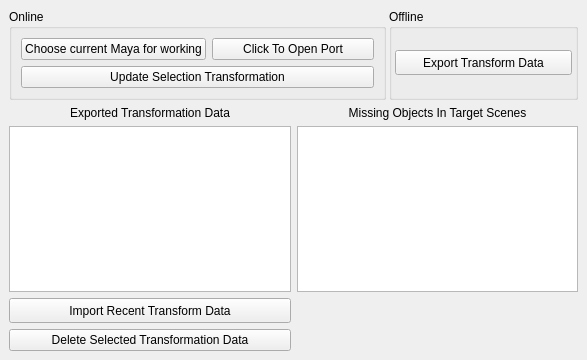
<?xml version="1.0" encoding="UTF-8"?>
<ui version="4.0">
 <class>MainWindow</class>
 <widget class="QMainWindow" name="MainWindow">
  <property name="geometry">
   <rect>
    <x>0</x>
    <y>0</y>
    <width>587</width>
    <height>360</height>
   </rect>
  </property>
  <property name="windowTitle">
   <string>MainWindow</string>
  </property>
  <widget class="QWidget" name="centralwidget">
   <layout class="QGridLayout" name="gridLayout_6">
    <item row="0" column="0">
     <layout class="QGridLayout" name="gridLayout_5">
      <item row="0" column="0">
       <layout class="QGridLayout" name="gridLayout">
        <property name="spacing">
         <number>3</number>
        </property>
        <item row="0" column="0" colspan="2">
         <widget class="QGroupBox" name="groupBox">
          <property name="title">
           <string>Online</string>
          </property>
          <layout class="QGridLayout" name="gridLayout_3">
           <item row="0" column="1">
            <widget class="QPushButton" name="btnOpenPort">
             <property name="sizePolicy">
              <sizepolicy hsizetype="Preferred" vsizetype="Preferred">
               <horstretch>0</horstretch>
               <verstretch>0</verstretch>
              </sizepolicy>
             </property>
             <property name="styleSheet">
              <string notr="true">border-width:0 px;</string>
             </property>
             <property name="text">
              <string>Click To Open Port</string>
             </property>
             <property name="flat">
              <bool>false</bool>
             </property>
            </widget>
           </item>
           <item row="0" column="0">
            <widget class="QPushButton" name="btnStartServerHook">
             <property name="sizePolicy">
              <sizepolicy hsizetype="Preferred" vsizetype="Preferred">
               <horstretch>0</horstretch>
               <verstretch>0</verstretch>
              </sizepolicy>
             </property>
             <property name="styleSheet">
              <string notr="true"/>
             </property>
             <property name="text">
              <string>Choose current Maya for working</string>
             </property>
             <property name="flat">
              <bool>false</bool>
             </property>
            </widget>
           </item>
           <item row="1" column="0" colspan="2">
            <widget class="QPushButton" name="btnUpdateSelectionTransformation">
             <property name="text">
              <string>Update Selection Transformation</string>
             </property>
            </widget>
           </item>
          </layout>
         </widget>
        </item>
        <item row="0" column="2">
         <widget class="QGroupBox" name="groupBox_2">
          <property name="title">
           <string>Offline</string>
          </property>
          <layout class="QGridLayout" name="gridLayout_4">
           <property name="leftMargin">
            <number>3</number>
           </property>
           <property name="topMargin">
            <number>3</number>
           </property>
           <property name="rightMargin">
            <number>3</number>
           </property>
           <property name="bottomMargin">
            <number>3</number>
           </property>
           <property name="spacing">
            <number>3</number>
           </property>
           <item row="1" column="0">
            <widget class="QPushButton" name="btnExportTransformData">
             <property name="minimumSize">
              <size>
               <width>0</width>
               <height>25</height>
              </size>
             </property>
             <property name="text">
              <string>Export Transform Data</string>
             </property>
            </widget>
           </item>
          </layout>
         </widget>
        </item>
       </layout>
      </item>
      <item row="1" column="0">
       <layout class="QGridLayout" name="gridLayout_2">
        <item row="0" column="1">
         <widget class="QLabel" name="label">
          <property name="text">
           <string>Missing Objects In Target Scenes</string>
          </property>
          <property name="alignment">
           <set>Qt::AlignCenter</set>
          </property>
         </widget>
        </item>
        <item row="1" column="0">
         <widget class="QListWidget" name="listTransformationData"/>
        </item>
        <item row="1" column="1">
         <widget class="QListWidget" name="listMissingObjects"/>
        </item>
        <item row="0" column="0">
         <widget class="QLabel" name="labelTransformationData">
          <property name="text">
           <string>Exported Transformation Data</string>
          </property>
          <property name="alignment">
           <set>Qt::AlignCenter</set>
          </property>
         </widget>
        </item>
        <item row="3" column="0">
         <widget class="QPushButton" name="btnDeleteTransformationData">
          <property name="text">
           <string>Delete Selected Transformation Data</string>
          </property>
         </widget>
        </item>
        <item row="2" column="0">
         <widget class="QPushButton" name="btnImportTransformData">
          <property name="sizePolicy">
           <sizepolicy hsizetype="Preferred" vsizetype="Fixed">
            <horstretch>0</horstretch>
            <verstretch>0</verstretch>
           </sizepolicy>
          </property>
          <property name="minimumSize">
           <size>
            <width>0</width>
            <height>25</height>
           </size>
          </property>
          <property name="text">
           <string>Import Recent Transform Data</string>
          </property>
         </widget>
        </item>
       </layout>
      </item>
     </layout>
    </item>
   </layout>
  </widget>
 </widget>
 <resources/>
 <connections/>
</ui>
